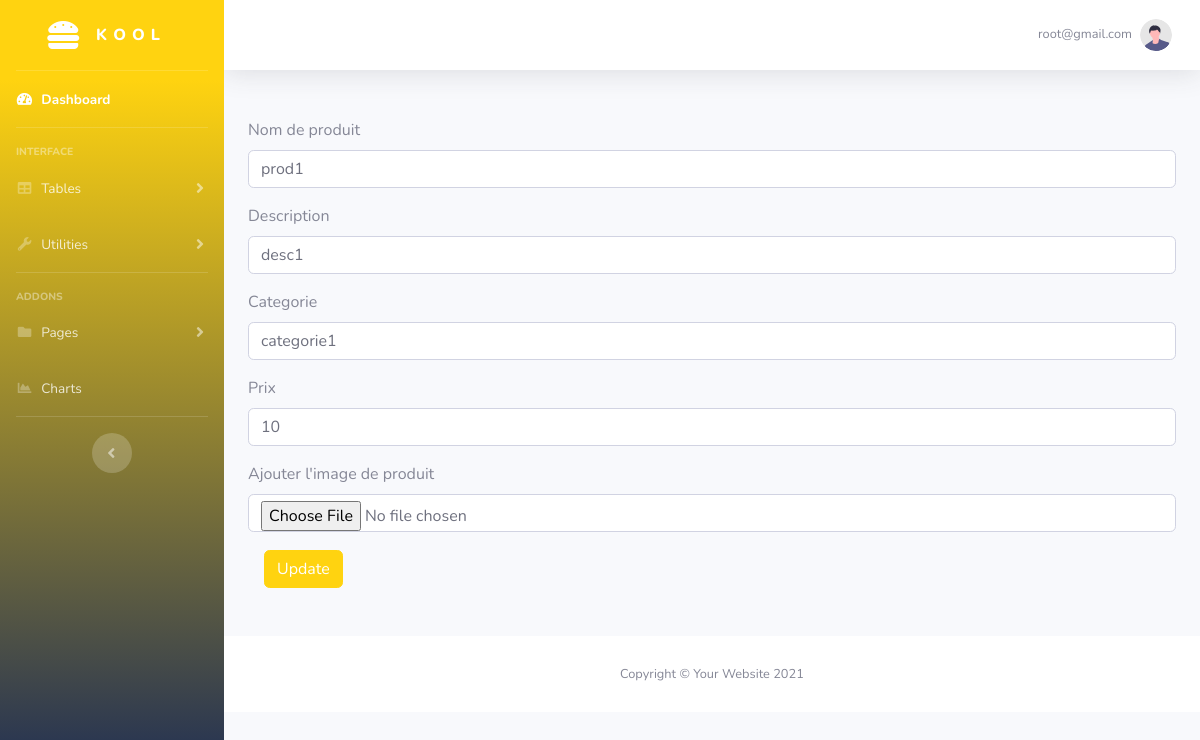
Screenshot of /dashboard/admin/update_product.php?updateid=14 (signed in) with the database file from the repository.
### tables this page shows
CREATE TABLE IF NOT EXISTS `product` (
  `id` int(11) NOT NULL AUTO_INCREMENT,
  `name` varchar(100) DEFAULT NULL,
  `description` text,
  `categorie` varchar(100) DEFAULT NULL,
  `price` decimal(10,0) DEFAULT NULL,
  `discount_id` int(11) DEFAULT NULL,
  `created_at` timestamp NULL DEFAULT NULL,
  `modified_at` timestamp NULL DEFAULT NULL,
  `img` text,
  PRIMARY KEY (`id`),
  KEY `fk_discid` (`discount_id`)
);

### dashboard/admin/update_product.php (the view, shortened to what this page needs)
<?php
    include 'security.php';
    if(isset($_GET['updateid'])){
        $prod_id = $_GET['updateid'];
        $sql = "select * from product where id = $prod_id";
        $result = mysqli_query($con,$sql);
        $row = mysqli_fetch_assoc($result);
        }
        include 'includes/header.php';
        include 'includes/sidebar.php';
?>
                <div class="container my-5">
                <form  method="POST" enctype='multipart/form-data'>
                    <div class="mb-3">
                        <label class="form-label">Nom de produit</label>
                        <input type="text" name="prod_name" class="form-control"
                        value="<?php echo $row['name']?>" required>
                    </div>
                    <div class="mb-3">
                        <label class="form-label">Description</label>
                        <input type="text" name="description" class="form-control"
                        value="<?php echo $row['description']?>" required>
                    </div>
                    <div class="mb-3">
                        <label class="form-label">Categorie</label>
                        <input type="text" name="categorie" class="form-control"
                        value="<?php echo $row['categorie']?>" required>
                    </div>
                    <div class="mb-3">
                        <label class="form-label">Prix</label>
                        <input type="text" name="prod_price" class="form-control"
                        value="<?php echo $row['price']?>" required >
                    </div>
                    <div class="mb-3">
                        <label class="form-label">Ajouter l'image de produit</label>
                        <input type="file" name="edit_product_image" id="edit_product_image" class="form-control" >
                    </div>
                    <button type="submit" name="update" class="btn btn-primary">Update</button>
            </form>
    </div>
            <?php
                include 'includes/footer.php';
            ?>

### rows the page displays
product: prod_name "prod1", description "desc1", categorie "categorie1", prod_price "10"

### other values shown
$_SESSION['username'] "root@gmail.com"
